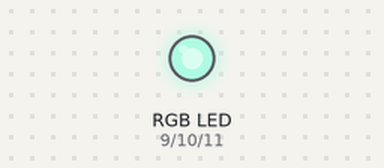
This sketch was run on a simulated Arduino Uno, built with avr-gcc and run on an emulated ATmega328P. Parts: an RGB LED mixed from three pins (HIGH = lit). Dim RGB values are drawn brighter than linear; random numbers use the default seed unless the sketch sets one.

Above: at 0.1 s.
At 5.1 s:
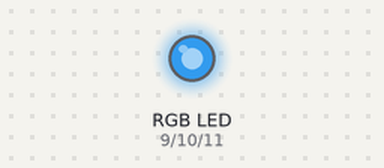
At 10.1 s:
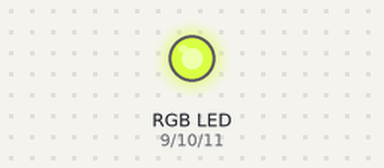
At 15.1 s:
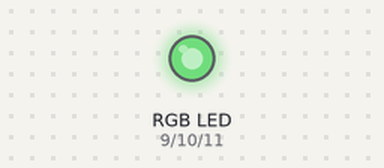
At 25.1 s:
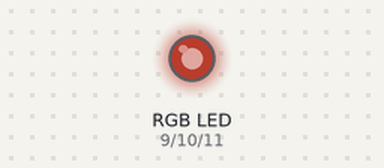
At 35.1 s:
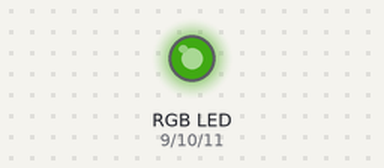
Timing chart, 0 to 36.6 s (numbered marks = the images above):
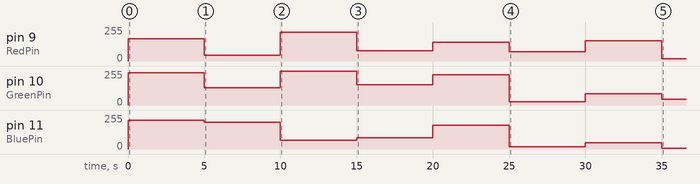

The sketch:

RGB_LED.ino
```cpp
/*
 * This code is written by SimpleElectronics (www.YouTube.com/SimpleElectronics)
 * and is free to use, modify, distribute etc...
 * This is not likely to be amazing code form, style or fomality, but it does
 * work and that's what I was aiming for.
 *
 * Always remeber: having fun and learning are the two most important aspects of life.
 */
const int RedPin = 9; // Sets the pin for the Red colour
const int GreenPin = 10; // Sets the pin for the Green colour
const int BluePin = 11; // Sets the pin for the Blue colour

int WaitTime = 5000; // Sets the delay before the next colour swap (in milliSeconds)

int RandomRed = 0;
// The code will use this variable to set a strenght to the Red LED
int RandomGreen = 0;
// The code will use this variable to set a strenght to the Green LED
int RandomBlue = 0;
// The code will use this variable to set a strenght to the Red LED

void setup() {

  pinMode(RedPin, OUTPUT);
  // This allows us to use the pin assigned to Red as an output
  digitalWrite(RedPin, HIGH);
  // This ensures that the pin assigned to Red starts at a known state
  // Change the HIGH to a LOW if your LEDs use a common ground,
  //leave as-is if your LEDs use a common power

  pinMode(GreenPin, OUTPUT);
  // This allows us to use the pin assigned to Green as an output
  digitalWrite(GreenPin, HIGH);
  // This ensures that the pin assigned to Green starts at a known state
  // Change the HIGH to a LOW if your LEDs use a common ground,
  // leave as-is if your LEDs use a common power

  pinMode(BluePin, OUTPUT);
  // This allows us to use the pin assigned to Blue as an output
  digitalWrite(BluePin, HIGH);
  // This ensures that the pin assigned to Blue starts at a known state
  // Change the HIGH to a LOW if your LEDs use a common ground,
  // leave as-is if your LEDs use a common power

}

void loop() {

  RandomRed = random(256);
  // Generates a random value from 0 to 255 to set the brightness of the Red LED
  RandomGreen = random(256);
  // Generates a random value from 0 to 255 to set the brightness of the Green LED
  RandomBlue = random(256);
  // Generates a random value from 0 to 255 to set the brightness of the Blue LED

  analogWrite(RedPin, RandomRed);
  // This now turns on the Red LED at the value generated at the previous step
  analogWrite(GreenPin, RandomGreen);
  // This now turns on the Green LED at the value generated at the previous step
  analogWrite(BluePin, RandomBlue);
  // This now turns on the Blue LED at the value generated at the previous step

  delay(WaitTime);
  // Now the program waits for the amount of milliSeconds set at the start of the program
  // before restarting the process again
}
```

Measured:
- by itself, pin 9 (RedPin): 0/255 → 167/255 at 0.00 s, → 42/255 5.0 s later, → 216/255 5.0 s later, → 77/255 5.0 s later, … (8 changes in this stretch)
- by itself, pin 11 (BluePin): 0/255 → 217/255 at 0.00 s, → 200/255 5.0 s later, → 67/255 5.0 s later, → 85/255 5.0 s later, … (8 changes in this stretch)
